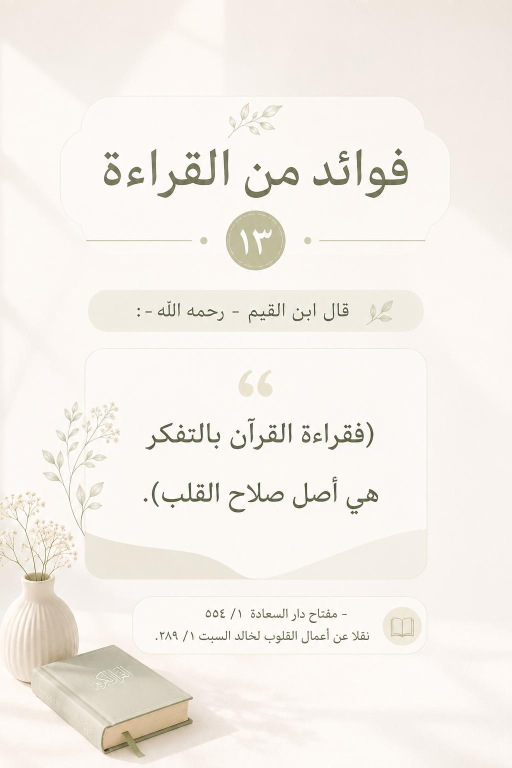
#> input picture dev/designs/c1.jpg, 1024 x 1536 px (shown at 1/2 size); its folder holds only this picture in this run
$ python clone-templates.py designs/c1.jpg
#> lines starting #> are read from the running program, lines starting #| are printed output that depends on the picture; after the words box and inside, x2 and y2 are one past the last pixel; in counts of white or black regions, pixels touching at a corner belong together
#!/usr/bin/env python3
"""يصنع خلفيات قوالب «مستنسخة» من تصاميم جاهزة: يمسح النصوص المطبوعة فيها (بتنعيم الألوان من حواف المستطيل)
فتبقى الزخارف والصور، ثم تُكتب النصوص من المنصة في المواضع المحددة في dev/clone-config.json.
الاستعمال:  python3 dev/clone-templates.py [--debug]   (يكتب templates/ و templates/manifest.json)"""
import json, os, sys
import numpy as np
import cv2
from PIL import Image, ImageDraw, ImageFilter
ROOT=os.path.join(os.path.dirname(__file__),'..')
cfg=json.load(open(os.path.join(os.path.dirname(__file__),'clone-config.json'),encoding='utf-8'))
#> (reads dev/clone-config.json from the repository)
os.makedirs(os.path.join(ROOT,'templates'),exist_ok=True)
debug='--debug' in sys.argv

def erase(arr,r,pad=0,seed=1):
    x0,y0,x1,y1=[int(v) for v in r]; h,w=arr.shape[:2]
    x0=max(1,x0); y0=max(1,y0); x1=min(w-2,x1); y1=min(h-2,y1)
    band=3
    top=arr[y0-band:y0,x0:x1].mean(axis=0); bot=arr[y1:y1+band,x0:x1].mean(axis=0)
    lef=arr[y0:y1,x0-band:x0].mean(axis=1); rig=arr[y0:y1,x1:x1+band].mean(axis=1)
    # تنعيم الحواف لإزالة أي بقايا من أطراف الحروف
    def sm(a,k=9):
        pad=k//2; p=np.pad(a,((pad,pad),(0,0)),mode='edge'); return np.stack([np.convolve(p[:,c],np.ones(k)/k,mode='valid') for c in range(3)],axis=1)
    top,bot,lef,rig=sm(top),sm(bot),sm(lef),sm(rig)
    H=y1-y0; W=x1-x0
    s=np.linspace(0,1,W)[None,:,None]; t=np.linspace(0,1,H)[:,None,None]
    vert=(1-t)*top[None,:,:]+t*bot[None,:,:]
    hor=(1-s)*lef[:,None,:]+s*rig[:,None,:]
    c00,c10,c01,c11=top[0],top[-1],bot[0],bot[-1]
    corner=((1-t)*(1-s))*c00+((1-t)*s)*c10+(t*(1-s))*c01+(t*s)*c11
    patch=vert+hor-corner
    rng=np.random.default_rng(seed); patch=patch+rng.normal(0,1.1,patch.shape)
    arr[y0:y1,x0:x1]=np.clip(patch,0,255)

def erase_full(arr,r,seed=1):
    """يمسح المستطيل كله (لوحة/أيقونة/دائرة) ويملؤه بترميم ناعم من محيطه ثم يضيف حُبيبات خفيفة."""
    x0,y0,x1,y1=[int(v) for v in r]; h,w=arr.shape[:2]; m=14
    X0,Y0,X1,Y1=max(0,x0-m),max(0,y0-m),min(w,x1+m),min(h,y1+m)
    reg=arr[Y0:Y1,X0:X1].astype(np.uint8).copy(); mask=np.zeros(reg.shape[:2],np.uint8); mask[y0-Y0:y1-Y0,x0-X0:x1-X0]=255
    small=cv2.resize(reg,None,fx=.25,fy=.25,interpolation=cv2.INTER_AREA); ms=cv2.resize(mask,(small.shape[1],small.shape[0]),interpolation=cv2.INTER_NEAREST)
    fill=cv2.inpaint(small,ms,5,cv2.INPAINT_NS); fill=cv2.GaussianBlur(fill,(0,0),3)
    big=cv2.resize(fill,(reg.shape[1],reg.shape[0]),interpolation=cv2.INTER_CUBIC).astype(np.float64)
    big+=np.random.default_rng(seed).normal(0,1.0,big.shape)
    sub=mask>0; out=reg.astype(np.float64); out[sub]=np.clip(big[sub],0,255)
    arr[Y0:Y1,X0:X1]=out

def erase_text(arr,r,thr=9):
    """يمسح الحروف فقط (لا اللوحة): يكشف البكسلات المخالفة للخلفية المحلية ثم يرمّمها."""
    x0,y0,x1,y1=[int(v) for v in r]; h,w=arr.shape[:2]; x0=max(0,x0); y0=max(0,y0); x1=min(w,x1); y1=min(h,y1)
    reg=arr[y0:y1,x0:x1].astype(np.uint8).copy()
    bg=cv2.medianBlur(reg,0|61 if min(reg.shape[:2])>61 else 21)
    diff=np.abs(reg.astype(np.int16)-bg.astype(np.int16)).max(axis=2)
    mask=(diff>thr).astype(np.uint8)*255
    mask=cv2.dilate(mask,np.ones((5,5),np.uint8),iterations=2)
    out=cv2.inpaint(reg,mask,6,cv2.INPAINT_TELEA)
    arr[y0:y1,x0:x1]=out

for d in cfg['designs']:
    im=Image.open(os.path.join(os.path.dirname(__file__),'designs',d['src'])).convert('RGB')
#> im is the input picture: PIL image 1024x1536 RGB; mean R, G, B 244.5, 239.5, 233.4
    if d.get('resize'): im=im.resize(tuple(d['resize']),Image.LANCZOS)
    arr=np.asarray(im).astype(np.float64)
    for i,r in enumerate(d['erase']):
        if isinstance(r,dict):
            (erase_text(arr,r['r'],**({'thr':r['thr']} if 'thr' in r else {})) if r.get('mode','text')=='text' else erase_full(arr,r['r'],seed=i+3))
        else: erase_text(arr,r)
#> this loop made 5 passes
#> pass 1, in erase_text, `reg=arr[y0:y1,x0:x1].astype(np.uint8).copy()`:
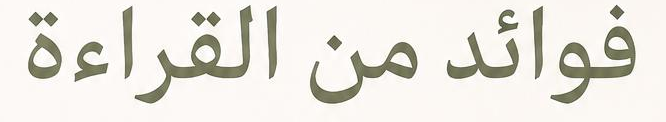
#> reg: shape (122, 666, 3); mean R, G, B 232.1, 229.2, 222.1
#> pass 1, in erase_text, `bg=cv2.medianBlur(reg,0|61 if min(reg.shape[:2])>61 else 21)`:
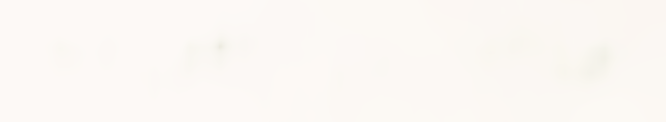
#> bg: shape (122, 666, 3); mean R, G, B 251.9, 248.2, 244.2
#> pass 1, in erase_text, `diff=np.abs(reg.astype(np.int16)-bg.astype(np.int16)).max(axis=2)`:
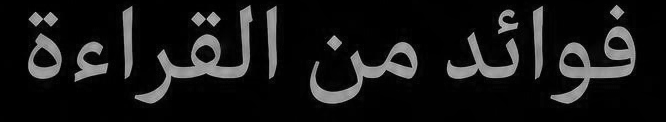
#> diff: shape (122, 666) int16; min 0, max 220, mean 23.7
#> pass 1, in erase_text, `mask=(diff>thr).astype(np.uint8)*255`:
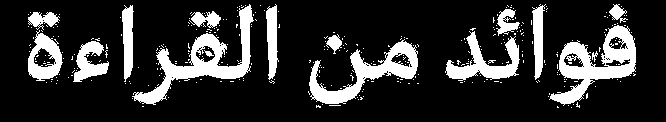
#> mask: shape (122, 666); 18.6% white; 323 white regions (307 under 20 px), largest, box (x1, y1, x2, y2) and area: (132, 4, 254, 105) 2923, (549, 25, 636, 106) 2766, (309, 39, 418, 104) 2272
#> after the loop:
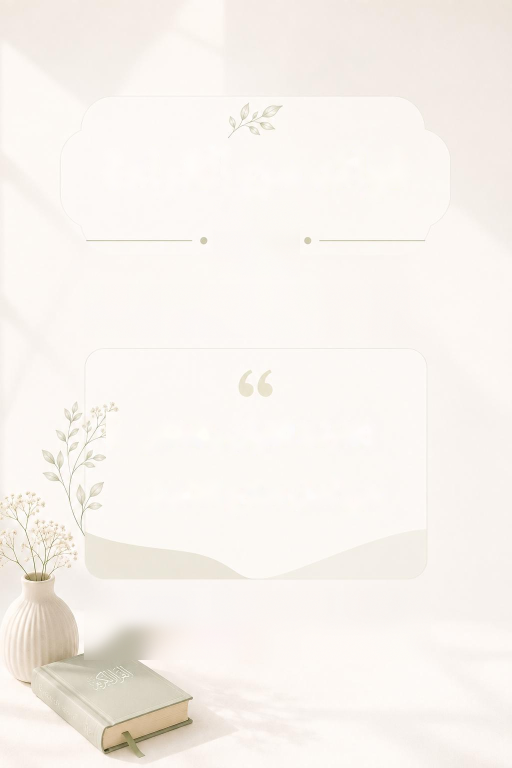
#> arr: shape (1536, 1024, 3) float64 (shown at 1/2 size); mean R, G, B 247.8, 242.6, 237.3
    out=Image.fromarray(arr.astype(np.uint8))
#> (the run stopped early here; a loop or call above may not have finished)
